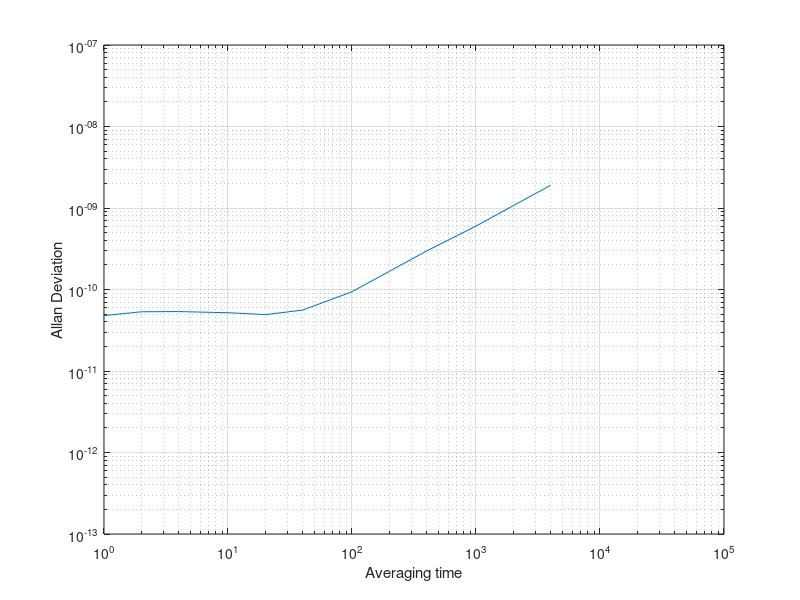

This figure's MATLAB source: (Note: this script raises an error after producing the figure.)
clear all
clc
close all
%Lock off
averaging_time=[0.1,0.2,0.4,1,2,4,10,20,40,100,200,400,1000,2000,4000];
allan_deviation=[0.0000000000400100000,0.0000000000410500000,0.0000000000423200000,0.0000000000478300000,0.0000000000533000000,0.0000000000536000000,0.0000000000519000000,0.0000000000492000000,0.0000000000559000000,0.0000000000940000000,0.0000000001670000000,0.0000000002970000000,0.0000000006000000000,0.0000000010700000000,0.0000000019000000000];
phase_noise_floor=[0.0000000000004578180,0.0000000000003656200,0.0000000000002912680,0.0000000000002012580,0.0000000000001544500,0.0000000000001108650,0.0000000000000919294,0.0000000000000691150,0.0000000000000639392,0.0000000000000623318,0.0000000000000536829,0.0000000000000408009];

loglog(averaging_time,allan_deviation)
hold on
scatter(averaging_time,allan_deviation)
xlabel('Averaging time')
ylabel('Allan Deviation')
grid on
axis([10e-1 10e4 10e-14 10e-8])

%lock on

%% Extract data from file 
clear all
clc

hold off
[averaging_time, allan_deviation, phase_noise_floor] = extract_data('no_lock_measurement/adev_1s.txt');
plot_allan(averaging_time, allan_deviation, phase_noise_floor)
[averaging_time, allan_deviation, phase_noise_floor] = extract_data('lock_on_measurement/adev_1s.txt');
plot_allan(averaging_time, allan_deviation, phase_noise_floor)
% [averaging_time, allan_deviation, phase_noise_floor] = extract_data('clock1_working/adev_1s.txt');
% plot_allan(averaging_time, allan_deviation, phase_noise_floor)
[averaging_time, allan_deviation, phase_noise_floor] = extract_data('experiment_1_clock_1/adev_1s.txt');
plot_allan(averaging_time, allan_deviation, phase_noise_floor)
[averaging_time, allan_deviation, phase_noise_floor] = extract_data('experiment_2_clock_1/adev_1s.txt');
plot_allan(averaging_time, allan_deviation, phase_noise_floor)
% [averaging_time, allan_deviation, phase_noise_floor] = extract_data('Settings 1/adev_1s.txt');
% plot_allan(averaging_time, allan_deviation, phase_noise_floor)
% [averaging_time, allan_deviation, phase_noise_floor] = extract_data('Settings 2/adev_1s.txt');
% plot_allan(averaging_time, allan_deviation, phase_noise_floor)
% legend('Allan deviation', 'Measured points','Instrument phase noise floor')
grid on
axis([10e-1 10e2 10e-15 10e-8])
return
%% Extract information from fcounter file
clear all
clc
fid = fopen('no_lock_measurement/fcounter.txt', 'rt'); 
C = textscan(fid, '%f%f' ,'HeaderLines',3,'Delimiter',',');
fclose(fid);
av_time=C{1};
frequency=C{2}*1e6;
hold off
semilogx(av_time,frequency)
grid on
%% Extract spectrum
clear all
clc
fid = fopen('no_lock_measurement/spectrum.txt', 'rt'); 
C = textscan(fid, '%f%f','Delimiter','\t');
fclose(fid);
x=C{1};
y=C{2};
hold off
plot(x,y)
grid on
%%
function plot_allan(averaging_time, allan_deviation, phase_noise_floor)
loglog(averaging_time,allan_deviation,'LineWidth',1.5)
hold on
h=scatter(averaging_time,allan_deviation);
h.Annotation.LegendInformation.IconDisplayStyle = 'off';
legend('Quartz free running','Clock 3 (not working properly)','Clock 1','Clock 1 (modified pid 0)','Clock 1 (modified pid 1)','Clock 1 (modified pid 2)','AutoUpdate','off','location','southwest')
h=area(averaging_time,phase_noise_floor);
h.Annotation.LegendInformation.IconDisplayStyle = 'off';
xlabel('Averaging time')
ylabel('Allan Deviation')
end
function [averaging_time, allan_deviation, phase_noise_floor]=extract_data(file)
fid = fopen(file, 'rt');
data_cell = textscan(fid, '%f%f%f','Delimiter','\t');
fclose(fid);
averaging_time=data_cell{1};
allan_deviation=data_cell{2};
phase_noise_floor=data_cell{3};
end